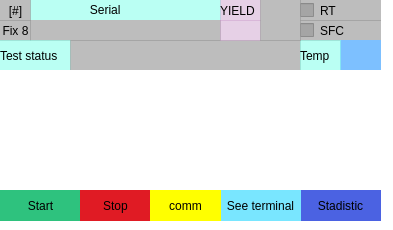
          <widget class="QFrame" name="frame_9">
           <property name="geometry">
            <rect>
             <x>810</x>
             <y>230</y>
             <width>393</width>
             <height>230</height>
            </rect>
           </property>
           <property name="styleSheet">
            <string notr="true">border-radius:0px;
background-color: rgb(255, 255, 255);</string>
           </property>
           <property name="frameShape">
            <enum>QFrame::StyledPanel</enum>
           </property>
           <property name="frameShadow">
            <enum>QFrame::Raised</enum>
           </property>
           <widget class="QLabel" name="label_45">
            <property name="geometry">
             <rect>
              <x>30</x>
              <y>0</y>
              <width>191</width>
              <height>20</height>
             </rect>
            </property>
            <property name="styleSheet">
             <string notr="true">color: rgb(0, 0, 0);background-color: rgba(137, 255, 235, 150);</string>
            </property>
            <property name="text">
             <string>                  Serial</string>
            </property>
           </widget>
           <widget class="QPushButton" name="nt_opc_12">
            <property name="geometry">
             <rect>
              <x>0</x>
              <y>0</y>
              <width>31</width>
              <height>21</height>
             </rect>
            </property>
            <property name="styleSheet">
             <string notr="true">QPushButton{
	
	background-color: rgba(151, 151, 151, 163);
}
QPushButton:hover{
	
	
	background-color: rgba(255, 255, 255, 3);
}</string>
            </property>
            <property name="text">
             <string>[#]</string>
            </property>
           </widget>
           <widget class="QLabel" name="nt_sn_auto_12">
            <property name="geometry">
             <rect>
              <x>30</x>
              <y>20</y>
              <width>191</width>
              <height>21</height>
             </rect>
            </property>
            <property name="styleSheet">
             <string notr="true">background-color: rgba(151, 151, 151, 163);</string>
            </property>
            <property name="text">
             <string/>
            </property>
           </widget>
           <widget class="QPushButton" name="nt_fixt_12">
            <property name="geometry">
             <rect>
              <x>0</x>
              <y>20</y>
              <width>31</width>
              <height>21</height>
             </rect>
            </property>
            <property name="styleSheet">
             <string notr="true">QPushButton{
	
	background-color: rgba(151, 151, 151, 163);
}
QPushButton:hover{
	
	
	background-color: rgba(255, 255, 255, 3);
}</string>
            </property>
            <property name="text">
             <string>Fix 8</string>
            </property>
           </widget>
           <widget class="QLabel" name="label_46">
            <property name="geometry">
             <rect>
              <x>0</x>
              <y>40</y>
              <width>71</width>
              <height>31</height>
             </rect>
            </property>
            <property name="styleSheet">
             <string notr="true">color: rgb(0, 0, 0);background-color: rgba(137, 255, 235, 150);</string>
            </property>
            <property name="text">
             <string>Test status</string>
            </property>
           </widget>
           <widget class="QLabel" name="nt_status_12">
            <property name="geometry">
             <rect>
              <x>70</x>
              <y>40</y>
              <width>231</width>
              <height>31</height>
             </rect>
            </property>
            <property name="styleSheet">
             <string notr="true">background-color: rgba(151, 151, 151, 163);</string>
            </property>
            <property name="text">
             <string/>
            </property>
           </widget>
           <widget class="QLabel" name="lb_status_12">
            <property name="geometry">
             <rect>
              <x>220</x>
              <y>0</y>
              <width>41</width>
              <height>21</height>
             </rect>
            </property>
            <property name="styleSheet">
             <string notr="true">color: rgb(0, 0, 0);background-color: rgba(200, 154, 200, 118);</string>
            </property>
            <property name="text">
             <string>YIELD</string>
            </property>
           </widget>
           <widget class="QLabel" name="nt_yiel_12">
            <property name="geometry">
             <rect>
              <x>220</x>
              <y>20</y>
              <width>41</width>
              <height>21</height>
             </rect>
            </property>
            <property name="styleSheet">
             <string notr="true">background-color: rgba(200, 154, 200, 118);</string>
            </property>
            <property name="text">
             <string/>
            </property>
           </widget>
           <widget class="QCheckBox" name="chk_nt_status_12">
            <property name="geometry">
             <rect>
              <x>300</x>
              <y>20</y>
              <width>81</width>
              <height>21</height>
             </rect>
            </property>
            <property name="styleSheet">
             <string notr="true">background-color: rgba(151, 151, 151, 163);</string>
            </property>
            <property name="text">
             <string>SFC</string>
            </property>
           </widget>
           <widget class="QPushButton" name="nt_stats_12">
            <property name="geometry">
             <rect>
              <x>300</x>
              <y>190</y>
              <width>81</width>
              <height>31</height>
             </rect>
            </property>
            <property name="styleSheet">
             <string notr="true">QPushButton{
background-color: qlineargradient(spread:pad, x1:0, y1:0, x2:1, y2:1, stop:1 rgba(75, 98, 226, 255));
}
QPushButton:hover{
	background-color: qconicalgradient(cx:0.5, cy:0.5, angle:0, stop:0 rgba(255, 0, 0, 255), stop:0.166 rgba(255, 255, 0, 255), stop:0.333 rgba(0, 255, 0, 255), stop:0.5 rgba(0, 255, 255, 255), stop:0.666 rgba(0, 0, 255, 255), stop:0.833 rgba(255, 0, 255, 255), stop:1 rgba(255, 0, 0, 255));
}</string>
            </property>
            <property name="text">
             <string>Stadistic</string>
            </property>
           </widget>
           <widget class="QPushButton" name="nt_start_12">
            <property name="geometry">
             <rect>
              <x>0</x>
              <y>190</y>
              <width>81</width>
              <height>31</height>
             </rect>
            </property>
            <property name="styleSheet">
             <string notr="true">QPushButton{
	background-color: rgb(46, 194, 126);
}
QPushButton:hover{
	
	background-color: rgb(143, 240, 164);
	color: rgb(0, 0, 0);
}</string>
            </property>
            <property name="text">
             <string>Start</string>
            </property>
           </widget>
           <widget class="QPushButton" name="nt_stop_12">
            <property name="geometry">
             <rect>
              <x>80</x>
              <y>190</y>
              <width>71</width>
              <height>31</height>
             </rect>
            </property>
            <property name="styleSheet">
             <string notr="true">QPushButton{
	background-color: rgb(224, 27, 36);
}
QPushButton:hover{
	background-color: rgb(246, 97, 81);
}</string>
            </property>
            <property name="text">
             <string>Stop</string>
            </property>
           </widget>
           <widget class="QPushButton" name="nt_see_12">
            <property name="geometry">
             <rect>
              <x>220</x>
              <y>190</y>
              <width>81</width>
              <height>31</height>
             </rect>
            </property>
            <property name="styleSheet">
             <string notr="true">QPushButton{
	
	background-color: rgb(121, 230, 255);
	color: rgb(0, 0, 0);
}
QPushButton:hover{
	
	background-color: rgb(0, 170, 255);
	color: rgb(255, 255, 255);
}</string>
            </property>
            <property name="text">
             <string>See terminal</string>
            </property>
           </widget>
           <widget class="QLabel" name="temp_8">
            <property name="geometry">
             <rect>
              <x>340</x>
              <y>40</y>
              <width>41</width>
              <height>31</height>
             </rect>
            </property>
            <property name="styleSheet">
             <string notr="true">background-color: rgb(125, 192, 255);
color: rgb(0, 0, 0);</string>
            </property>
            <property name="text">
             <string/>
            </property>
           </widget>
           <widget class="QLabel" name="label_72">
            <property name="geometry">
             <rect>
              <x>300</x>
              <y>40</y>
              <width>41</width>
              <height>31</height>
             </rect>
            </property>
            <property name="styleSheet">
             <string notr="true">background-color: rgba(137, 255, 235, 150);
color: rgb(0, 0, 0);</string>
            </property>
            <property name="text">
             <string>Temp</string>
            </property>
           </widget>
           <widget class="QPushButton" name="term_8">
            <property name="geometry">
             <rect>
              <x>150</x>
              <y>190</y>
              <width>71</width>
              <height>31</height>
             </rect>
            </property>
            <property name="styleSheet">
             <string notr="true">QPushButton{
	
	
	background-color: rgb(255, 255, 0);
	color: rgb(0, 0, 0);
}
QPushButton:hover{
	
	
	background-color: rgb(253, 255, 106);
	color: rgb(255, 255, 255);
}</string>
            </property>
            <property name="text">
             <string>comm</string>
            </property>
           </widget>
           <widget class="QCheckBox" name="rt_8">
            <property name="geometry">
             <rect>
              <x>300</x>
              <y>0</y>
              <width>81</width>
              <height>21</height>
             </rect>
            </property>
            <property name="styleSheet">
             <string notr="true">background-color: rgba(151, 151, 151, 163);</string>
            </property>
            <property name="text">
             <string>RT</string>
            </property>
           </widget>
           <widget class="QLabel" name="led_auto_8">
            <property name="geometry">
             <rect>
              <x>260</x>
              <y>0</y>
              <width>41</width>
              <height>41</height>
             </rect>
            </property>
            <property name="styleSheet">
             <string notr="true">background-color: rgba(151, 151, 151, 163);
color: rgb(0, 0, 0);</string>
            </property>
            <property name="text">
             <string/>
            </property>
           </widget>
           <widget class="QWidget" name="verticalLayoutWidget_8">
            <property name="geometry">
             <rect>
              <x>0</x>
              <y>70</y>
              <width>381</width>
              <height>119</height>
             </rect>
            </property>
            <layout class="QVBoxLayout" name="st_8"/>
           </widget>
          </widget>
